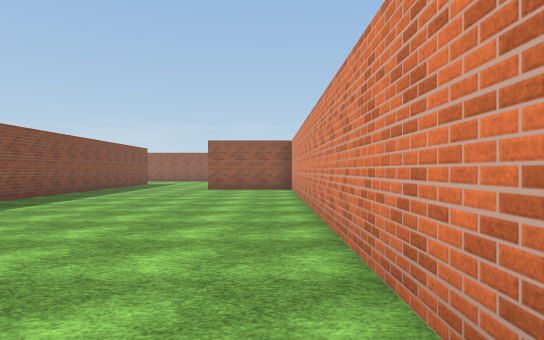
View 1 (above)

15 first-person views from a walk through a 3-D level made in the Unity game engine. The camera is 1.4 m above the floor, looks level and sees 75° across. The floor is counted in squares, 2 m on a side. Each view is taken from the middle of a square. On the plan, view 1 faces up. The plan holds only what a view shows up to about 11 squares ahead; the rest is blank. The place goes on beyond the plan. The player character is not drawn. Some surface patterns are stand-ins.

View 2
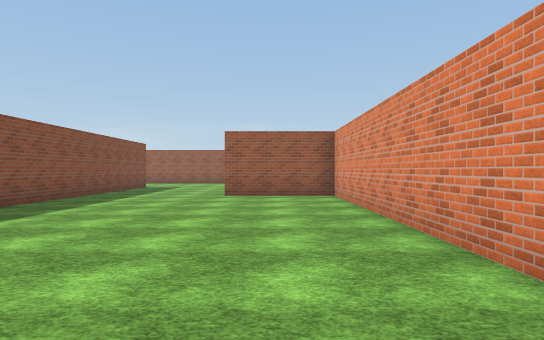

View 3
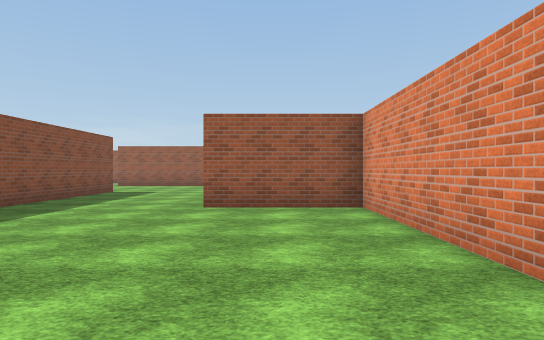

View 4
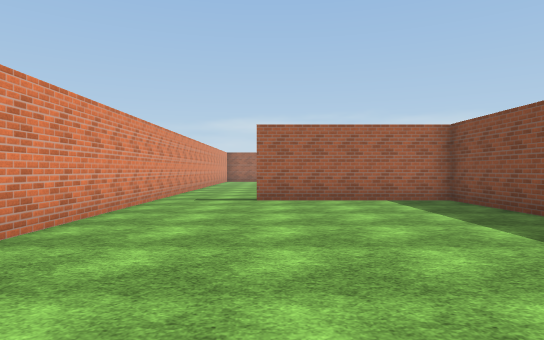

View 5
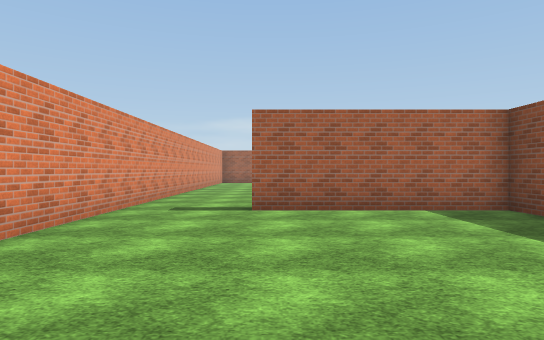

View 6
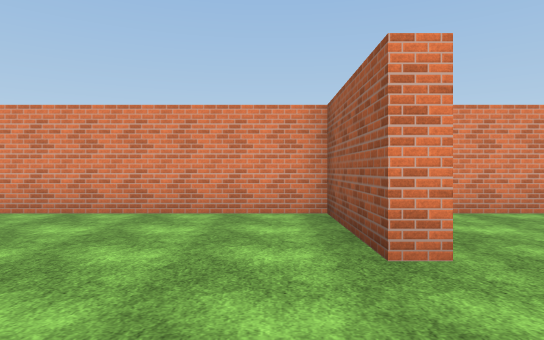

View 7
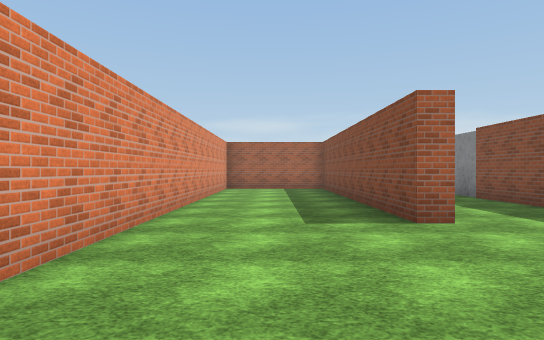

View 8
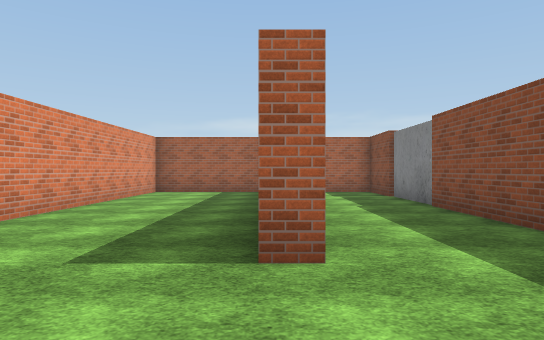

View 9
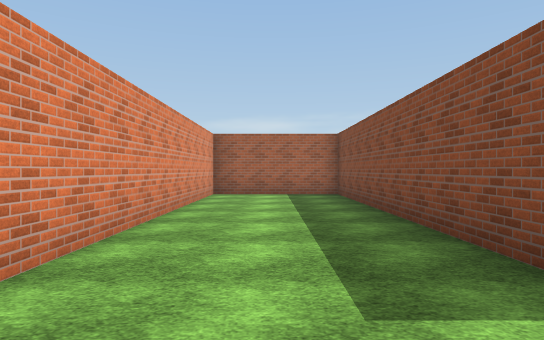

View 10
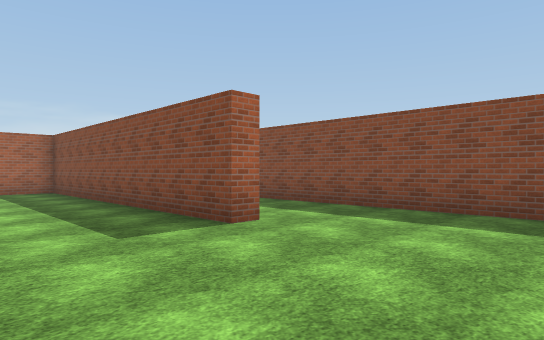

View 11
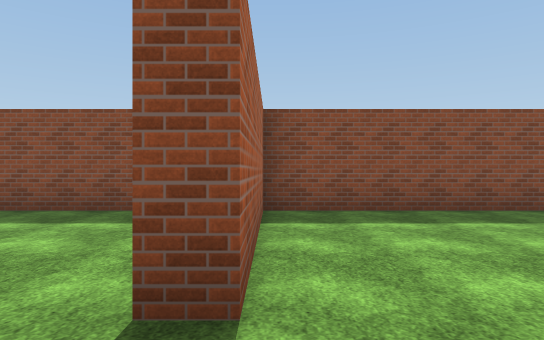

View 12
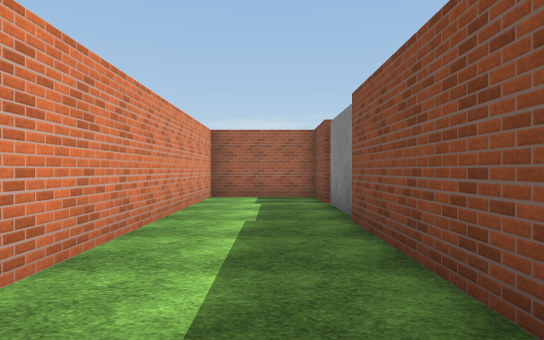

View 13
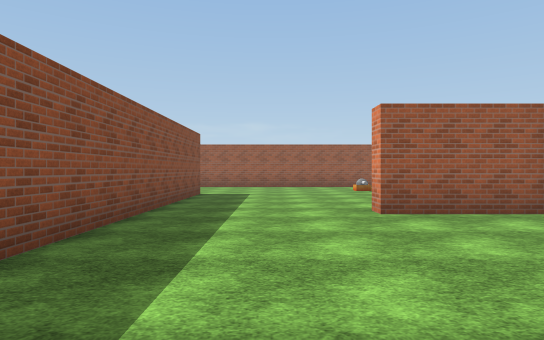

View 14
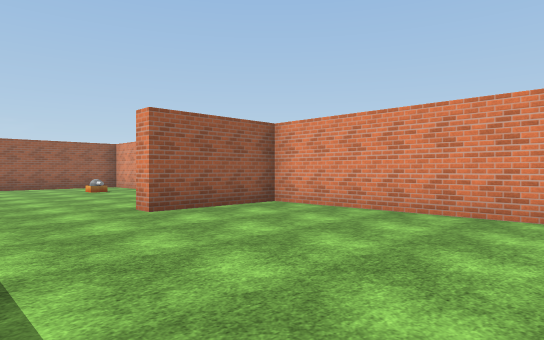

View 15
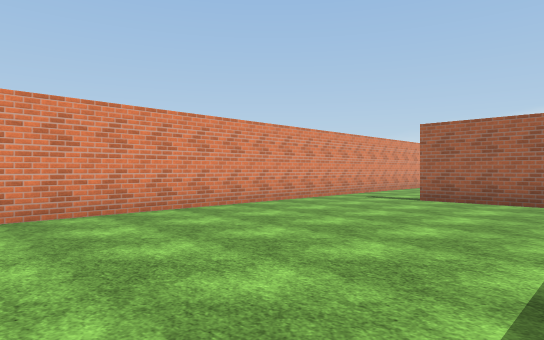

### Floor plan
Points are (right, up) in squares from view 1. A wall is a line through its corners. A room is listed if a view was taken in it or the views show most of it. See-through windows are left out.
Room 1 (views 1, 2, 3, 4, 5, 6, 7, 11, 13, 14, 15)
walls: (-6.1, 4.8) (-6.1, -0.2) (-1.6, -0.2) (-1.6, -0.8); (-6.1, 17.4) (-6.1, 7.9); (0.7, -0.5) (0.7, 12.6) (-2.3, 12.6) (-2.3, 13.1) (0.7, 13.1) (0.7, 18.4)
ways out: opening at (-0.5, -1) to room 2; opening at (-6, 18)
Room 2 (views 8, 9, 10, 12)
walls: (-3.5, -4.6) (-2.9, -4.6) (-2.9, -13.2) (0.7, -13.2) (0.7, -0.5); (-6.1, -1.8) (-6.1, -13.2) (-3.4, -13.2) (-3.4, -6)
ways out: opening at (-0.5, -1) to room 1

Positions as (right, up) in squares from view 1, and headings:
1: (0, 0), facing up
2: (-1, 3), facing up
3: (-1, 6), facing up
4: (-2, 8), facing down
5: (-2, 6), facing down
6: (-5, 14), facing right
7: (-1, 0), facing down
8: (-3, -2), facing down
9: (-1, -3), facing down
10: (0, -1), facing down-left
11: (0, 0), facing left
12: (-5, -4), facing down
13: (-4, 7), facing up
14: (-5, 7), facing up-right
15: (-5, 8), facing down-right
